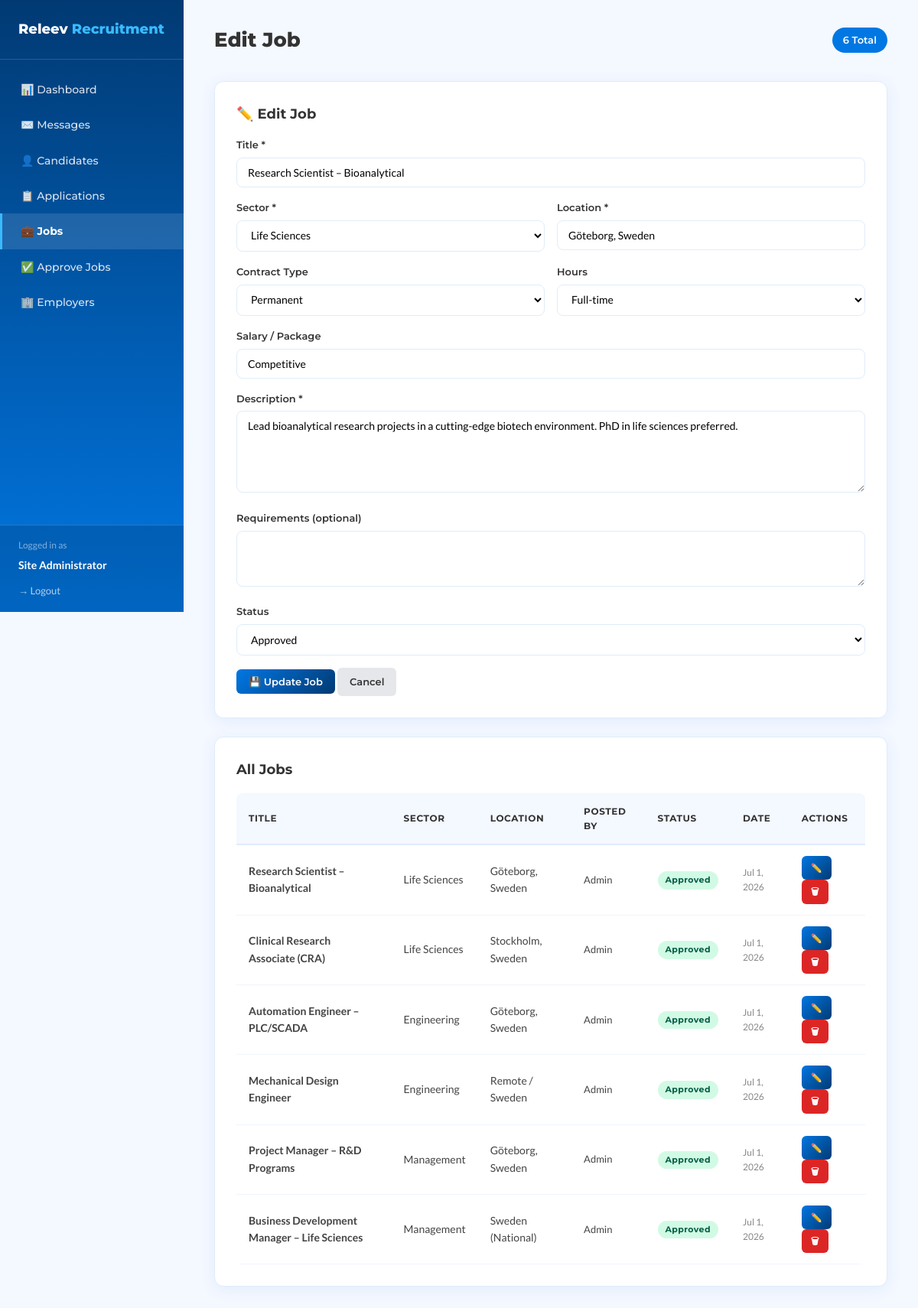
Screenshot of /admin/jobs.php?edit=1 (signed in) with the database file from the repository.
### tables this page shows
CREATE TABLE jobs (
    id INT AUTO_INCREMENT PRIMARY KEY,
    employer_id INT DEFAULT NULL,
    posted_by ENUM('admin','employer') NOT NULL DEFAULT 'admin',
    title VARCHAR(200) NOT NULL,
    sector ENUM('Life Sciences','Engineering','Management') NOT NULL,
    location VARCHAR(150) NOT NULL,
    contract_type ENUM('Permanent','Contract','Temporary','Internship') DEFAULT 'Permanent',
    hours ENUM('Full-time','Part-time') DEFAULT 'Full-time',
    salary VARCHAR(150),
    description TEXT NOT NULL,
    requirements TEXT,
    status ENUM('pending','approved','rejected','closed') DEFAULT 'pending',
    rejection_reason TEXT,
    posted_at DATETIME DEFAULT CURRENT_TIMESTAMP,
    approved_at DATETIME DEFAULT NULL,
    INDEX idx_status (status),
    INDEX idx_sector (sector),
    FOREIGN KEY (employer_id) REFERENCES employers(id) ON DELETE SET NULL
);

### admin/jobs.php (the view, shortened to what this page needs)
<?php
$pdo = db_connect();
$edit = null;
if (isset($_GET['edit'])) {
    $stmt = $pdo->prepare("SELECT * FROM jobs WHERE id=?");
    $stmt->execute([(int)$_GET['edit']]);
    $edit = $stmt->fetch();
}
require __DIR__ . '/_layout-top.php';
$jobs = $pdo->query("SELECT j.*, e.company_name FROM jobs j LEFT JOIN employers e ON j.employer_id=e.id ORDER BY j.posted_at DESC")->fetchAll();
?>
<div class="main-header">
  <h2><?= $edit ? 'Edit Job' : 'Manage Jobs' ?></h2>
  <span class="badge"><?= count($jobs) ?> Total</span>
</div>
<div class="card">
  <h3><?= $edit ? '✏️ Edit Job' : '➕ Create New Job' ?></h3>
  <form method="POST">
    <div class="form-group">
      <label>Title *</label>
      <input type="text" name="title" required value="<?= htmlspecialchars($edit['title'] ?? '') ?>">
    </div>
    <div class="form-row">
      <div class="form-group">
        <label>Sector *</label>
        <select name="sector" required>
          <?php foreach (['Life Sciences','Engineering','Management'] as $s): ?>
            <option value="<?= $s ?>" <?= ($edit['sector'] ?? '')===$s?'selected':'' ?>><?= $s ?></option>
          <?php endforeach; ?>
        </select>
      </div>
      <div class="form-group">
        <label>Location *</label>
        <input type="text" name="location" required value="<?= htmlspecialchars($edit['location'] ?? '') ?>">
      </div>
    </div>
    <div class="form-row">
      <div class="form-group">
        <label>Contract Type</label>
        <select name="contract_type">
          <?php foreach (['Permanent','Contract','Temporary','Internship'] as $t): ?>
            <option value="<?= $t ?>" <?= ($edit['contract_type'] ?? 'Permanent')===$t?'selected':'' ?>><?= $t ?></option>
          <?php endforeach; ?>
        </select>
      </div>
      <div class="form-group">
        <label>Hours</label>
        <select name="hours">
          <option value="Full-time" <?= ($edit['hours'] ?? 'Full-time')==='Full-time'?'selected':'' ?>>Full-time</option>
        </select>
      </div>
    </div>
    <div class="form-group">
      <label>Salary / Package</label>
      <input type="text" name="salary" value="<?= htmlspecialchars($edit['salary'] ?? '') ?>" placeholder="e.g. Competitive, 50k–65k SEK/mo">
    </div>
    <div class="form-group">
      <label>Description *</label>
      <textarea name="description" rows="5" required><?= htmlspecialchars($edit['description'] ?? '') ?></textarea>
    </div>
    <div class="form-group">
      <label>Requirements (optional)</label>
      <textarea name="requirements" rows="3"><?= htmlspecialchars($edit['requirements'] ?? '') ?></textarea>
    </div>
    <div class="form-group">
      <label>Status</label>
      <select name="status">
        <?php foreach (['approved','pending','rejected','closed'] as $s): ?>
          <option value="<?= $s ?>" <?= ($edit['status'] ?? 'approved')===$s?'selected':'' ?>><?= ucfirst($s) ?></option>
        <?php endforeach; ?>
      </select>
    </div>
    <button type="submit" class="btn btn-primary"><?= $edit ? '💾 Update Job' : '➕ Create Job' ?></button>
    <?php if ($edit): ?> <a href="jobs.php" class="btn" style="background:#e5e7eb;color:#333;">Cancel</a><?php endif; ?>
  </form>
</div>
<div class="card">
  <h3>All Jobs</h3>
  <?php if ($jobs): ?>
  <table>
    <thead><tr><th>Title</th><th>Sector</th><th>Location</th><th>Posted By</th><th>Status</th><th>Date</th><th>Actions</th></tr></thead>
    <tbody>
      <?php foreach ($jobs as $j): ?>
      <tr>
        <td><strong><?= htmlspecialchars($j['title']) ?></strong></td>
        <td><?= htmlspecialchars($j['sector']) ?></td>
        <td><?= htmlspecialchars($j['location']) ?></td>
        <td style="font-size:13px;"><?= htmlspecialchars($j['company_name'] ?: ucfirst($j['posted_by'])) ?></td>
        <td><span class="pill pill-<?= $j['status'] ?>"><?= ucfirst($j['status']) ?></span></td>
        <td style="font-size:12px;color:#888;"><?= date('M j, Y', strtotime($j['posted_at'])) ?></td>
        <td>
          <a href="?edit=<?= $j['id'] ?>" class="btn btn-primary btn-sm">✏️</a>
          <a href="?delete=<?= $j['id'] ?>" class="btn btn-danger btn-sm" onclick="return confirm('Delete this job?')">🗑</a>
        </td>
      </tr>
      <?php endforeach; ?>
    </tbody>
  </table>
  <?php else: ?>
  <div class="empty"><div class="icon">💼</div>No jobs yet</div>
  <?php endif; ?>
</div>
<?php require __DIR__ . '/_layout-bottom.php'; ?>

### admin/_layout-top.php (style rules this page uses)
*,*::before,*::after { box-sizing:border-box;margin:0;padding:0 }
body { font-family:'Lato',sans-serif;background:#f4f8ff;color:#333;line-height:1.6 }
a { color:#0177E3;text-decoration:none }
.main-header { display:flex;justify-content:space-between;align-items:center;margin-bottom:32px }
.main-header h2 { font-family:'Montserrat',sans-serif;font-weight:800;font-size:26px;color:#333 }
.main-header .badge { background:#0177E3;color:#fff;padding:6px 14px;border-radius:20px;font-size:13px;font-weight:600;font-family:'Montserrat',sans-serif }
.card { background:#fff;border-radius:12px;padding:28px;border:1px solid #e0ecfa;box-shadow:0 4px 20px rgba(1,119,227,0.08);margin-bottom:24px }
.card h3 { font-family:'Montserrat',sans-serif;font-weight:700;font-size:18px;margin-bottom:16px;color:#333 }
table { width:100%;border-collapse:collapse;background:#fff;border-radius:8px;overflow:hidden }
th { background:#f4f8ff;color:#333;padding:14px 16px;text-align:left;font-family:'Montserrat',sans-serif;font-weight:700;font-size:12px;letter-spacing:0.6px;text-transform:uppercase;border-bottom:2px solid #e0ecfa }
td { padding:14px 16px;border-bottom:1px solid #f0f4fa;font-size:14px;color:#444 }
.btn { display:inline-block;padding:8px 16px;border-radius:6px;font-family:'Montserrat',sans-serif;font-weight:600;font-size:13px;text-decoration:none;border:none;cursor:pointer;transition:all .2s }
.btn-primary { background:linear-gradient(135deg,#0177E3,#013A73);color:#fff }
.btn-danger { background:#dc2626;color:#fff }
.btn-sm { padding:6px 12px;font-size:12px }
.pill { display:inline-block;padding:3px 10px;border-radius:20px;font-size:11px;font-weight:700;font-family:'Montserrat',sans-serif;letter-spacing:0.4px }
.pill-approved { background:#d1fae5;color:#065f46 }
.form-group { margin-bottom:16px }
.form-group label { display:block;font-family:'Montserrat',sans-serif;font-weight:600;font-size:13px;color:#333;margin-bottom:6px }
.form-group input,.form-group textarea,.form-group select { width:100%;padding:10px 14px;border:1.5px solid #e0ecfa;border-radius:8px;font-family:'Lato',sans-serif;font-size:14px;background:#fff }
.form-row { display:grid;grid-template-columns:1fr 1fr;gap:16px }

### rows the page displays
jobs: title "Research Scientist – Bioanalytical", sector "Life Sciences", location "Göteborg, Sweden", contract_type "Permanent", hours "Full-time", salary "Competitive", description "Lead bioanalytical research projects in a cutting-edge biotech environment. PhD in life sciences preferred.", status "Approved", posted_by "Admin", posted_at "Jul 1, 2026"
jobs: title "Clinical Research Associate (CRA)", sector "Life Sciences", location "Stockholm, Sweden", posted_by "Admin", status "Approved", posted_at "Jul 1, 2026"
jobs: title "Automation Engineer – PLC/SCADA", sector "Engineering", location "Göteborg, Sweden", posted_by "Admin", status "Approved", posted_at "Jul 1, 2026"
jobs: title "Mechanical Design Engineer", sector "Engineering", location "Remote / Sweden", posted_by "Admin", status "Approved", posted_at "Jul 1, 2026"
jobs: title "Project Manager – R&D Programs", sector "Management", location "Göteborg, Sweden", posted_by "Admin", status "Approved", posted_at "Jul 1, 2026"
jobs: title "Business Development Manager – Life Sciences", sector "Management", location "Sweden (National)", posted_by "Admin", status "Approved", posted_at "Jul 1, 2026"

### other values shown
$_SESSION['admin_name'] "Site Administrator"
count($jobs) "6"
